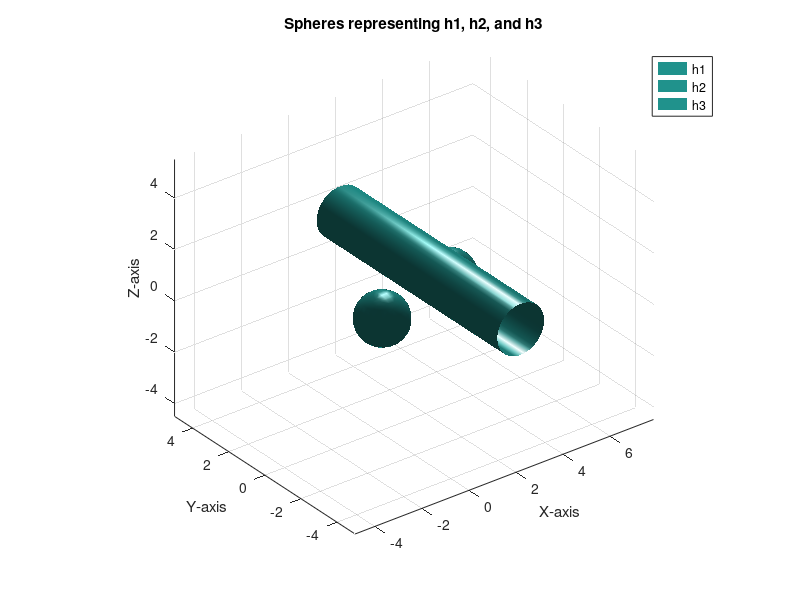

Write the MATLAB code that produced this figure.
function plot_barriers()
% Define the grid size and the range
grid_size = 50;
x_range = linspace(-5, 5, grid_size);
y_range = linspace(-5, 5, grid_size);
z_range = linspace(-5, 5, grid_size);

% Create the 3D grid of points
[X, Y, Z] = meshgrid(x_range, y_range, z_range);

% Define the implicit functions for the spheres
h1 = @(x, y, z) (x - 2.2).^2 + (z - 1).^2 - 1 + (2.2 - 2.2).^2;
h2 = @(x, y, z) x.^2 + (y + 0.2).^2 + z.^2 - 1;
h3 = @(x, y, z) (x - 3).^2 + y.^2 + (z - 0.5).^2 - 1;

% Evaluate the functions on the grid
H1 = h1(X, Y, Z);
H2 = h2(X, Y, Z);
H3 = h3(X, Y, Z);

% Plot the spheres using isosurface
figure;
hold on;
isosurface(X, Y, Z, H1, 0);
isosurface(X, Y, Z, H2, 0);
isosurface(X, Y, Z, H3, 0);

% Set the plot properties
xlabel('X-axis');
ylabel('Y-axis');
zlabel('Z-axis');
title('Spheres representing h1, h2, and h3');
axis equal;
grid on;
legend({'h1', 'h2', 'h3'});
view(3);
hold off;
end